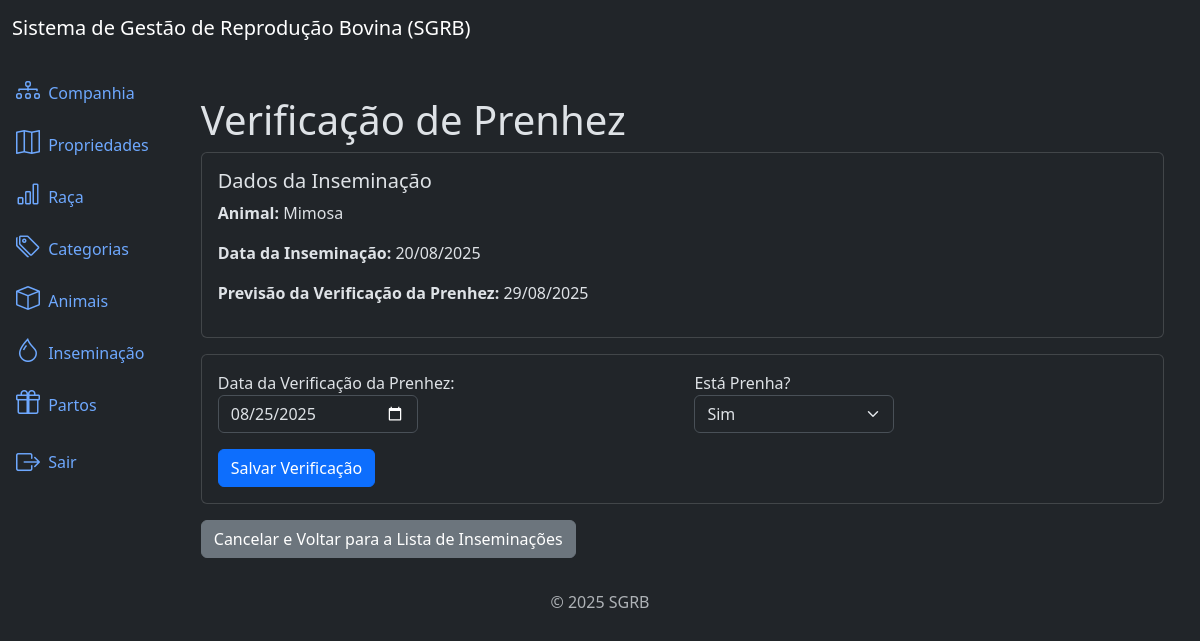
/inseminations/3/check/ (signed in), run on an earlier commit of the app's database.
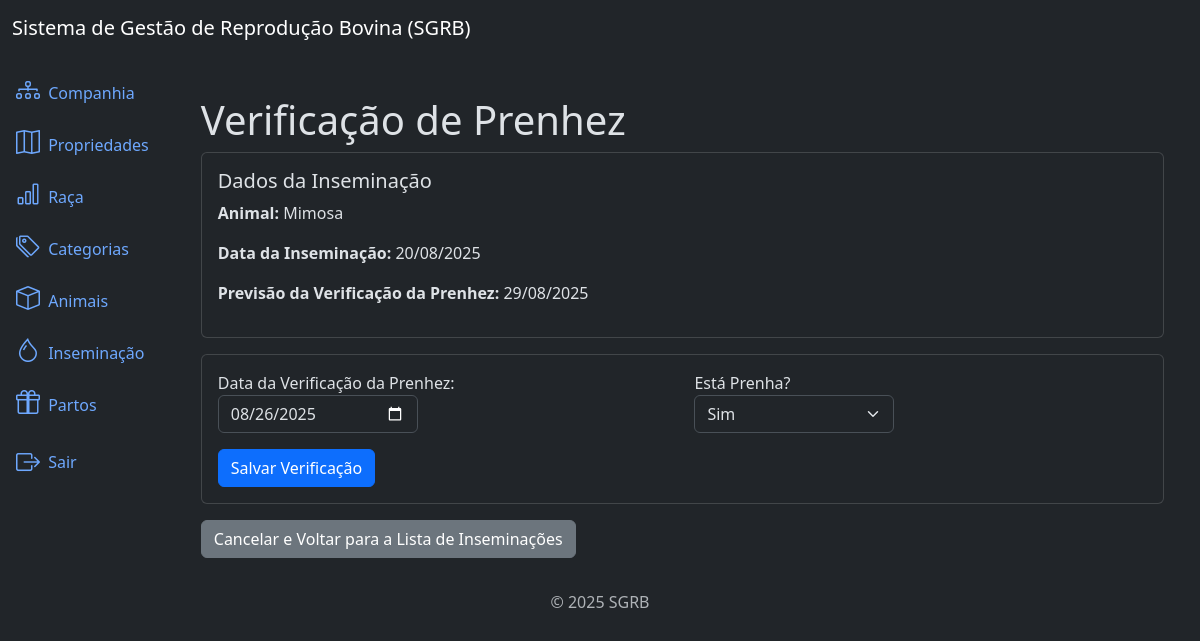
And on a later commit of the database.
### inseminations/models.py (models this page shows, shortened)
class Insemination(models.Model):
    animal = models.ForeignKey(Animal, on_delete=models.PROTECT, related_name='inseminations')  # noqa
    date_of_insemination = models.DateField()
    expected_pregnancy = models.DateField(null=True, blank=True)
    pregnancy_check = models.DateField(null=True, blank=True)
    is_pregnant = models.CharField(
        max_length=1,
        choices=PRENHEZ_CHOICES,
        null=True,
        blank=True
    )
    created_at = models.DateTimeField(auto_now_add=True)
    updated_at = models.DateTimeField(auto_now=True)
    class Meta:
        ordering = ['-created_at']

### animals/models.py (models this page shows)
class Animal(models.Model):
    name = models.CharField(max_length=100)
    birth = models.DateField(null=True, blank=True)
    farm = models.ForeignKey(Farm, on_delete=models.PROTECT, related_name='animais')  # noqa
    breed = models.ForeignKey(Breed, on_delete=models.PROTECT, related_name='animais')  # noqa
    category = models.ForeignKey(Category, on_delete=models.PROTECT, related_name='animais') # noqa
    created_at = models.DateTimeField(auto_now_add=True)
    updated_at = models.DateTimeField(auto_now=True)
    culling_date = models.DateField(null=True, blank=True,verbose_name='Data da Baixa')  # noqa
    culling_reason = models.CharField(
        max_length=2,
        choices=CULLING_REASON_CHOICES,
        null=True,
        blank=True,
    )
    class Meta:
        ordering = ['name']
    def __str__(self):
        return self.name

### inseminations/views.py (the view)
# urls.py: path('inseminations/<int:pk>/check/', views.InseminationCheckView.as_view(), name='insemination_check'),  # noqa
class InseminationCheckView(LoginRequiredMixin, PermissionRequiredMixin, UpdateView):  # noqa
    model = models.Insemination
    template_name = 'insemination_check.html'
    form_class = forms.InseminationCheckForm
    success_url = reverse_lazy('insemination_list')
    permission_required = 'inseminations.change_insemination'

### inseminations/forms.py
class InseminationCheckForm(forms.ModelForm):
    class Meta:
        model = Insemination
        fields = ['pregnancy_check', 'is_pregnant']
        widgets = {
            'pregnancy_check': forms.DateInput(
                attrs={
                    'class': 'form-control',
                    'type': 'date',
                    'style': 'max-width: 200px;'
                }
            ),
            'is_pregnant': forms.Select(attrs={'class': 'form-select', 'style':'max-width: 200px;'}) # noqa
        }
        labels = {
            'pregnancy_check': 'Data da Verificação da Prenhez',
            'is_pregnant': 'Está Prenha?',
        }
    def __init__(self, *args, **kwargs):
        super().__init__(*args, **kwargs)
        if self.instance and self.instance.pregnancy_check:
            self.initial['pregnancy_check'] = self.instance.pregnancy_check.strftime('%Y-%m-%d')  # noqa
        else:
            self.initial['pregnancy_check'] = now().date().strftime('%Y-%m-%d')

### inseminations/templates/insemination_check.html (shortened to what this page needs)
{% extends 'base.html' %}
{% block content %}
  <div class="container mt-4">
    <h3 class="display-6">Verificação de Prenhez</h3>
    <div class="card mb-3">
      <div class="card-body">
        <h5>Dados da Inseminação</h5>
        <p><strong>Animal:</strong> {{ object.animal }}</p>
        <p><strong>Data da Inseminação:</strong> {{ object.date_of_insemination|date:'d/m/Y' }}</p>
        <p><strong>Previsão da Verificação da Prenhez:</strong> {{ object.expected_pregnancy|date:'d/m/Y' }}</p>
      </div>
    </div>
    <div class="card">
      <div class="card-body">
        <form method="post">
          <div class="row mb-3">
            <div class="col-md-6">
              {{ form.pregnancy_check.label_tag }}
              {{ form.pregnancy_check }}
            </div>
            <div class="col-md-6">
              {{ form.is_pregnant.label_tag }}
              {{ form.is_pregnant }}
            </div>
          </div>
          <button type="submit" class="btn btn-primary">Salvar Verificação</button>
        </form>
      </div>
    </div>
    <a href="{% url 'insemination_list' %}" class="btn btn-secondary mt-3">Cancelar e Voltar para a Lista de Inseminações</a>
  </div>
{% endblock %}

What changed in the data, as far as the page shows it:
changed Insemination "Sim": pregnancy_check "08/25/2025" → "08/26/2025"
